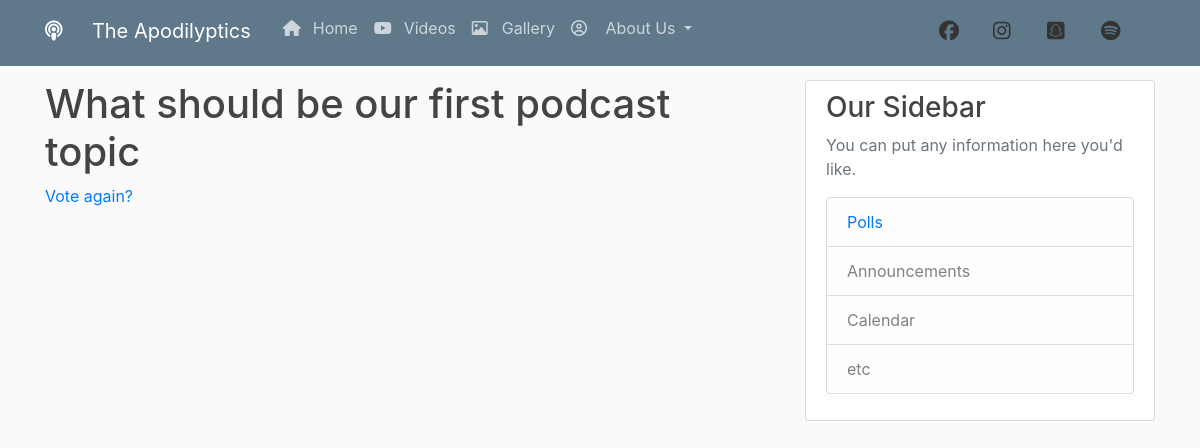
The app's page /polls/1/results/, older data.
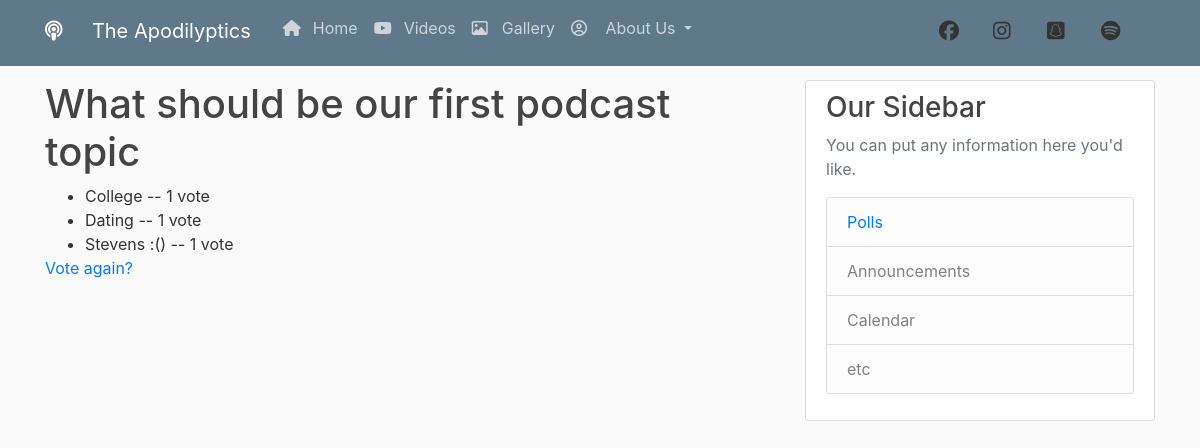
The same page, newer data.
### polls/models.py (models this page shows, shortened)
class Choice(models.Model):
    question = models.ForeignKey(Question, on_delete=models.CASCADE)
    choice_text = models.CharField(max_length=200)
    votes = models.IntegerField(default=0)

### polls/views.py (the view)
# urls.py: path('polls/<int:pk>/results/', views.ResultsView.as_view(), name='polls-results'),
class ResultsView(generic.DetailView):
    model = Question
    template_name = 'polls/results.html'

### polls/templates/polls/results.html
{% extends "podcast/base.html"%}
{% block content%}
<h1>{{question.question_text}}</h1>
<ul>
{% for choice in question.choice_set.all %}
	<li>{{ choice.choice_text }} -- {{ choice.votes }} vote{{choice.votes|pluralize}}</li>
{% endfor %}
</ul>
<a href ="{% url 'polls-detail' question.id %}">Vote again?</a>
{% endblock %}

Row changes from the older to the newer data that the page shows:
added Choice: choice_text "College", votes "1"
added Choice: choice_text "Dating", votes "1"
added Choice: choice_text "Stevens :()", votes "1"
